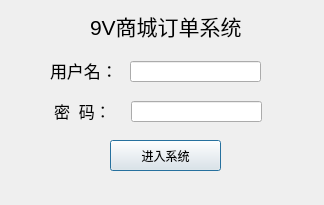
<?xml version="1.0" encoding="UTF-8"?>
<ui version="4.0">
 <class>Login</class>
 <widget class="QDialog" name="Login">
  <property name="geometry">
   <rect>
    <x>0</x>
    <y>0</y>
    <width>324</width>
    <height>205</height>
   </rect>
  </property>
  <property name="acceptDrops">
   <bool>false</bool>
  </property>
  <property name="windowTitle">
   <string>商户订单管理系统</string>
  </property>
  <widget class="QPushButton" name="LoginButton">
   <property name="geometry">
    <rect>
     <x>110</x>
     <y>140</y>
     <width>111</width>
     <height>31</height>
    </rect>
   </property>
   <property name="text">
    <string>进入系统</string>
   </property>
  </widget>
  <widget class="QLabel" name="label">
   <property name="geometry">
    <rect>
     <x>50</x>
     <y>50</y>
     <width>61</width>
     <height>41</height>
    </rect>
   </property>
   <property name="font">
    <font>
     <pointsize>13</pointsize>
    </font>
   </property>
   <property name="text">
    <string>用户名：</string>
   </property>
  </widget>
  <widget class="QLabel" name="label_2">
   <property name="geometry">
    <rect>
     <x>54</x>
     <y>90</y>
     <width>71</width>
     <height>41</height>
    </rect>
   </property>
   <property name="font">
    <font>
     <pointsize>12</pointsize>
    </font>
   </property>
   <property name="text">
    <string>密  码：</string>
   </property>
  </widget>
  <widget class="QLabel" name="label_3">
   <property name="geometry">
    <rect>
     <x>90</x>
     <y>10</y>
     <width>151</width>
     <height>31</height>
    </rect>
   </property>
   <property name="font">
    <font>
     <pointsize>16</pointsize>
    </font>
   </property>
   <property name="text">
    <string>9V商城订单系统</string>
   </property>
  </widget>
  <widget class="QLineEdit" name="username">
   <property name="geometry">
    <rect>
     <x>130</x>
     <y>61</y>
     <width>131</width>
     <height>21</height>
    </rect>
   </property>
   <property name="focusPolicy">
    <enum>Qt::StrongFocus</enum>
   </property>
   <property name="frame">
    <bool>true</bool>
   </property>
  </widget>
  <widget class="QLineEdit" name="password">
   <property name="geometry">
    <rect>
     <x>131</x>
     <y>101</y>
     <width>131</width>
     <height>21</height>
    </rect>
   </property>
   <property name="inputMask">
    <string/>
   </property>
   <property name="echoMode">
    <enum>QLineEdit::Password</enum>
   </property>
  </widget>
  <widget class="QLabel" name="msg">
   <property name="geometry">
    <rect>
     <x>70</x>
     <y>180</y>
     <width>371</width>
     <height>16</height>
    </rect>
   </property>
   <property name="text">
    <string/>
   </property>
  </widget>
 </widget>
 <resources/>
 <connections/>
</ui>
